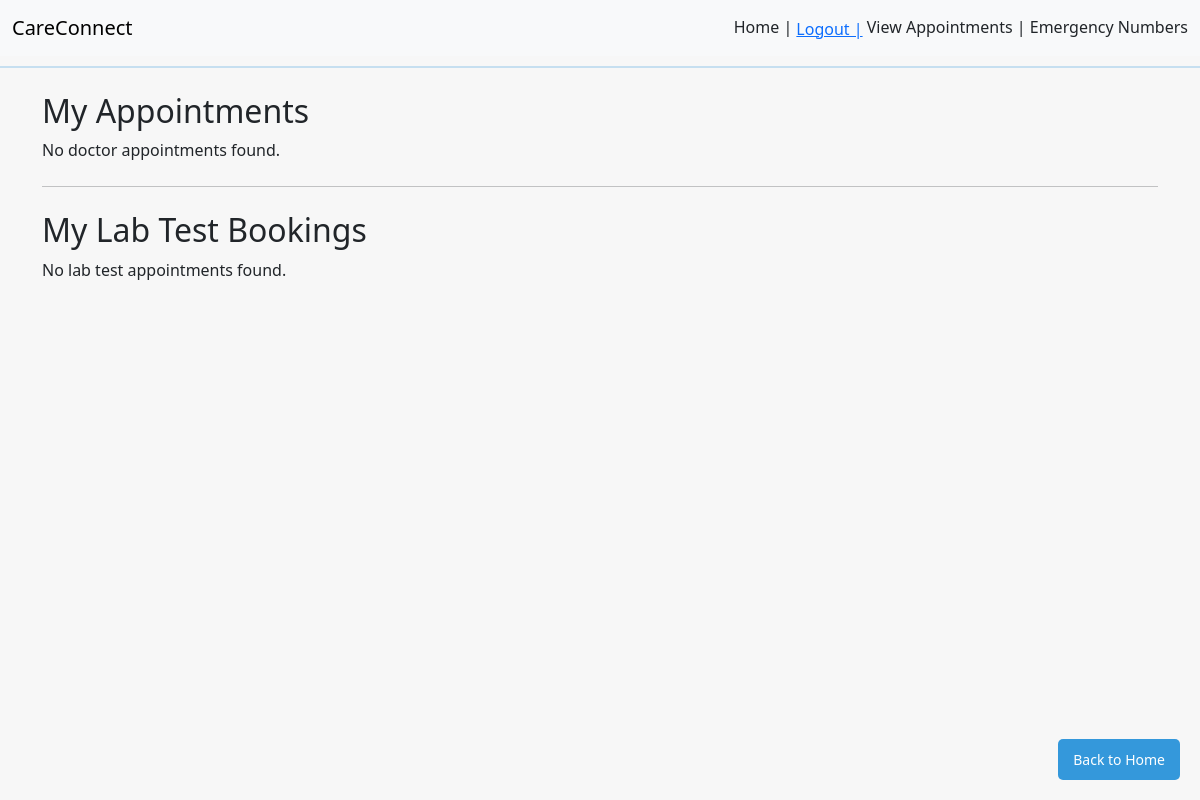
The app's page /dashboard/ (signed in), older data.
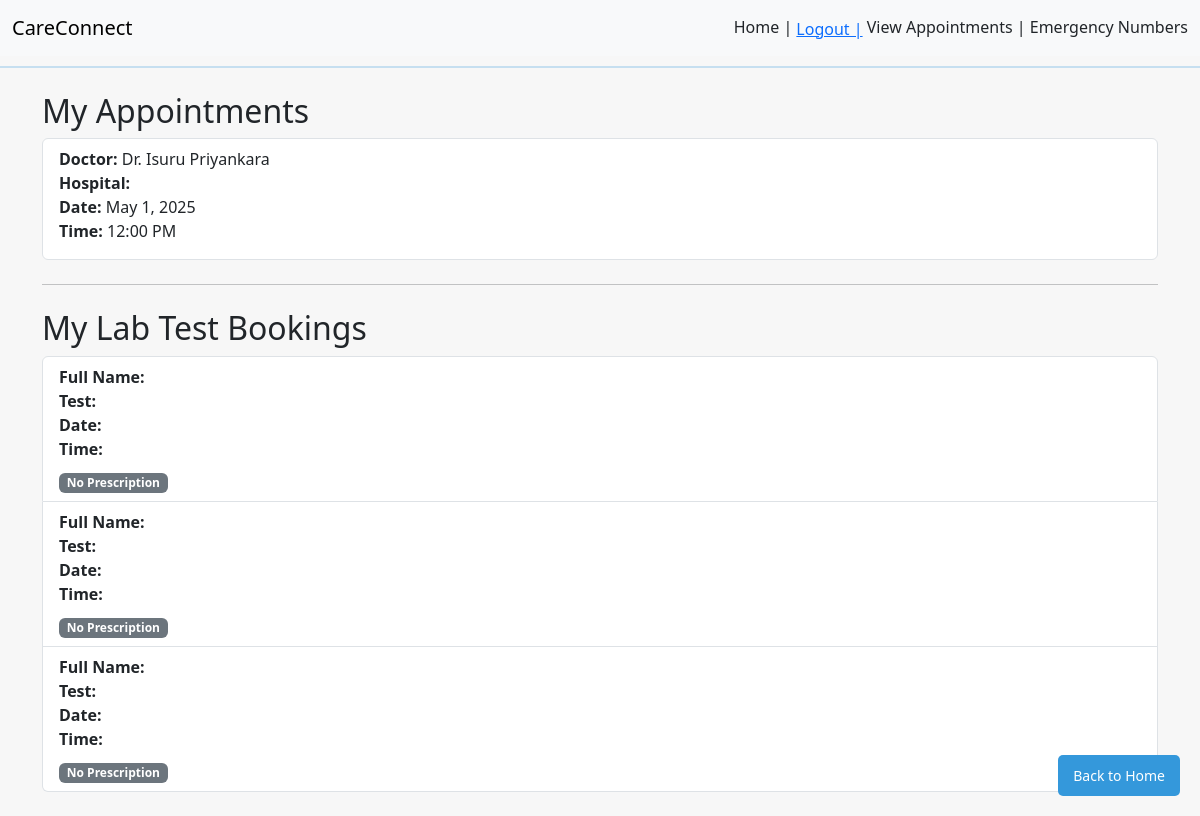
The same page, newer data.
### core/models.py (models this page shows, shortened)
class Appointment(models.Model):
    user = models.ForeignKey(User, on_delete=models.CASCADE)
    doctor = models.ForeignKey(Doctor, on_delete=models.CASCADE)
    date = models.DateField()
    time_slot = models.CharField(max_length=50)
    class Meta:
        unique_together = ('doctor', 'date', 'time_slot')  # Prevent double bookings

class Doctor(models.Model):
    name = models.CharField(max_length=100)
    specialty = models.CharField(max_length=100)
    qualification = models.TextField(blank=True, null=True)
    availability = models.BooleanField(default=True)
    image = models.ImageField(upload_to='doctor_images/', null=True, blank=True)
    rating = models.FloatField(default=0.0)

class LabTestBooking(models.Model):
    user = models.ForeignKey(User, on_delete=models.CASCADE)
    test_name = models.CharField(max_length=100)
    doctor = models.ForeignKey(Doctor, on_delete=models.SET_NULL, null=True, blank=True)
    date = models.DateField(default=timezone.now)
    time_slot = models.CharField(max_length=50)

### core/views.py (the view)
# urls.py: path('dashboard/', views.dashboard, name='dashboard'),
@login_required
def dashboard(request):
    appointments = Appointment.objects.filter(user=request.user)
    lab_tests = LabTestBooking.objects.filter(user=request.user)
    return render(request, 'dashboard.html', {
        'appointments': appointments,
        'lab_tests': lab_tests,
    })

### templates/dashboard.html (shortened to what this page needs)
{% extends 'base.html' %}
{% block content %}
<h2>My Appointments</h2>
{% if appointments %}
    <ul class="list-group">
        {% for appointment in appointments %}
            <li class="list-group-item">
                <strong>Doctor:</strong> {{ appointment.doctor.name }} <br>
                <strong>Hospital:</strong> {{ appointment.doctor.hospital }}<br>
                <strong>Date:</strong> {{ appointment.date }} <br>
                <strong>Time:</strong> {{ appointment.time_slot }} <br>
            </li>
        {% endfor %}
    </ul>
{% else %}
    <p>No doctor appointments found.</p>
{% endif %}
<hr class="my-4">
<h2>My Lab Test Bookings</h2>
{% if lab_tests %}
    <ul class="list-group">
        {% for test in lab_tests %}
            <li class="list-group-item">
                <strong>Full Name:</strong> {{ test.full_name }} <br>
                <strong>Test:</strong> {{ test.test|title }} <br>
                <strong>Date:</strong> {{ test.preferred_date }} <br>
                <strong>Time:</strong> {{ test.preferred_time }} <br>
                <div class="mt-2">
                    {% if test.prescription %}
                        <a href="{{ test.prescription.url }}" target="_blank" class="btn btn-primary btn-sm">View Prescription</a>
                    {% else %}
                        <span class="badge bg-secondary">No Prescription</span>
                    {% endif %}
                </div>
            </li>
        {% endfor %}
    </ul>
{% else %}
    <p>No lab test appointments found.</p>
{% endif %}
<a href="/" class="home-button">Back to Home</a>
{% endblock %}

Row changes from the older to the newer data that the page shows:
added Appointment: doctor.name "Dr. Isuru Priyankara", date "May 1, 2025", time_slot "12:00 PM"
Text that changed along with them:
text no longer shown: "No doctor appointments found. No lab test appointments found."
